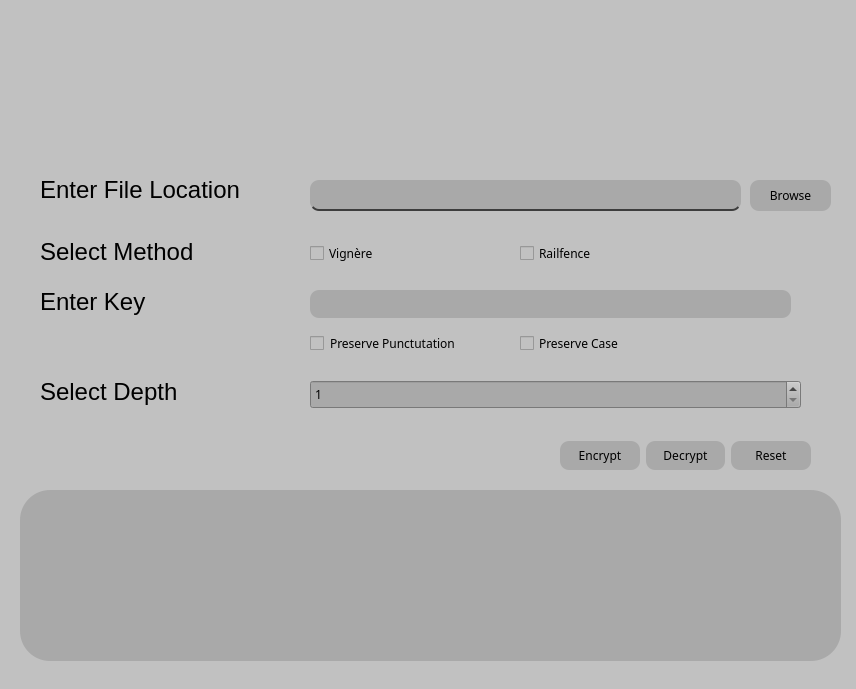
<?xml version="1.0" encoding="UTF-8"?>
<ui version="4.0">
 <class>SecondWindow</class>
 <widget class="QDialog" name="SecondWindow">
  <property name="geometry">
   <rect>
    <x>0</x>
    <y>0</y>
    <width>856</width>
    <height>689</height>
   </rect>
  </property>
  <property name="windowTitle">
   <string>Dialog</string>
  </property>
  <property name="styleSheet">
   <string notr="true">background-color: rgb(193, 193, 193);
</string>
  </property>
  <widget class="QTextEdit" name="textEdit">
   <property name="geometry">
    <rect>
     <x>20</x>
     <y>490</y>
     <width>821</width>
     <height>171</height>
    </rect>
   </property>
   <property name="font">
    <font>
     <family>Sans Serif Collection</family>
    </font>
   </property>
   <property name="styleSheet">
    <string notr="true">QTextEdit{
border-radius:30px;
background-color: rgb(169,169,169);
color:black;
}
QTextEdit:Hover {
background-color:rgb(98,98,98)
}</string>
   </property>
  </widget>
  <widget class="QLabel" name="logo">
   <property name="geometry">
    <rect>
     <x>10</x>
     <y>0</y>
     <width>311</width>
     <height>161</height>
    </rect>
   </property>
   <property name="text">
    <string/>
   </property>
   <property name="scaledContents">
    <bool>true</bool>
   </property>
  </widget>
  <widget class="QLineEdit" name="fileLocationLine">
   <property name="geometry">
    <rect>
     <x>310</x>
     <y>180</y>
     <width>431</width>
     <height>31</height>
    </rect>
   </property>
   <property name="font">
    <font>
     <family>Sans Serif Collection</family>
    </font>
   </property>
   <property name="styleSheet">
    <string notr="true">QLineEdit{
border-radius:9.19px;
background-color: rgb(169,169,169);
color:black;
border-bottom:1.8px solid rgb(61,61,61);
}
QLineEdit:Hover {
background-color:rgb(98,98,98)
}</string>
   </property>
  </widget>
  <widget class="QLabel" name="methodselectionLabel">
   <property name="geometry">
    <rect>
     <x>40</x>
     <y>230</y>
     <width>217</width>
     <height>44</height>
    </rect>
   </property>
   <property name="font">
    <font>
     <family>Arial</family>
     <pointsize>9</pointsize>
     <italic>false</italic>
     <bold>false</bold>
    </font>
   </property>
   <property name="styleSheet">
    <string notr="true">color:black;
font: 9pt &quot;Arial&quot;;
</string>
   </property>
   <property name="text">
    <string>&lt;html&gt;&lt;head/&gt;&lt;body&gt;&lt;p&gt;&lt;span style=&quot; font-size:18pt;&quot;&gt;Select Method&lt;/span&gt;&lt;/p&gt;&lt;/body&gt;&lt;/html&gt;</string>
   </property>
  </widget>
  <widget class="QLabel" name="label">
   <property name="geometry">
    <rect>
     <x>40</x>
     <y>170</y>
     <width>251</width>
     <height>41</height>
    </rect>
   </property>
   <property name="font">
    <font>
     <family>Arial</family>
     <pointsize>9</pointsize>
     <italic>false</italic>
     <bold>false</bold>
    </font>
   </property>
   <property name="styleSheet">
    <string notr="true">color:black;
font: 9pt &quot;Arial&quot;;</string>
   </property>
   <property name="text">
    <string>&lt;html&gt;&lt;head/&gt;&lt;body&gt;&lt;p&gt;&lt;span style=&quot; font-size:18pt;&quot;&gt;Enter File Location&lt;/span&gt;&lt;/p&gt;&lt;/body&gt;&lt;/html&gt;</string>
   </property>
  </widget>
  <widget class="QWidget" name="">
   <property name="geometry">
    <rect>
     <x>560</x>
     <y>440</y>
     <width>251</width>
     <height>31</height>
    </rect>
   </property>
   <layout class="QHBoxLayout" name="horizontalLayout">
    <item>
     <widget class="QPushButton" name="encryptButton">
      <property name="font">
       <font>
        <family>Sans Serif Collection</family>
       </font>
      </property>
      <property name="styleSheet">
       <string notr="true">QPushButton{border-radius:9.19px;
	background-color: rgb(98, 98, 98);
background-color: rgb(169,169,169);
color:black;
max-width:80px;
max-height:29px;
}

QPushButton:Hover {
background-color:rgb(98,98,98)
}

</string>
      </property>
      <property name="text">
       <string>Encrypt</string>
      </property>
     </widget>
    </item>
    <item>
     <widget class="QPushButton" name="decryptButton">
      <property name="font">
       <font>
        <family>Sans Serif Collection</family>
       </font>
      </property>
      <property name="styleSheet">
       <string notr="true">QPushButton{border-radius:9.19px;
	background-color: rgb(98, 98, 98);
background-color: rgb(169,169,169);
color:black;
max-width:80px;
max-height:29px;
}

QPushButton:Hover {
background-color:rgb(98,98,98)
}
</string>
      </property>
      <property name="text">
       <string>Decrypt</string>
      </property>
     </widget>
    </item>
    <item>
     <widget class="QPushButton" name="resetButtton">
      <property name="font">
       <font>
        <family>Sans Serif Collection</family>
       </font>
      </property>
      <property name="styleSheet">
       <string notr="true">QPushButton{border-radius:9.19px;
	background-color: rgb(98, 98, 98);
background-color: rgb(169,169,169);
color:black;
max-width:80px;
max-height:29px;
}

QPushButton:Hover {
background-color:rgb(98,98,98)
}

</string>
      </property>
      <property name="text">
       <string>Reset</string>
      </property>
     </widget>
    </item>
   </layout>
  </widget>
  <widget class="QCheckBox" name="railFenceCheckBox">
   <property name="geometry">
    <rect>
     <x>520</x>
     <y>240</y>
     <width>88</width>
     <height>26</height>
    </rect>
   </property>
   <property name="font">
    <font>
     <family>Sans Serif Collection</family>
    </font>
   </property>
   <property name="styleSheet">
    <string notr="true">color:black;
icon-color:black;</string>
   </property>
   <property name="text">
    <string>Railfence</string>
   </property>
  </widget>
  <widget class="QPushButton" name="browseButton">
   <property name="geometry">
    <rect>
     <x>750</x>
     <y>180</y>
     <width>81</width>
     <height>31</height>
    </rect>
   </property>
   <property name="font">
    <font>
     <family>Sans Serif Collection</family>
    </font>
   </property>
   <property name="styleSheet">
    <string notr="true">QPushButton{
border-radius:9.19px;
background-color: rgb(169,169,169);
color:black;
}
QPushButton:Hover{
background-color:rgb(98,98,98);
}


</string>
   </property>
   <property name="text">
    <string>Browse</string>
   </property>
  </widget>
  <widget class="QCheckBox" name="caseCheckBox">
   <property name="geometry">
    <rect>
     <x>520</x>
     <y>330</y>
     <width>121</width>
     <height>26</height>
    </rect>
   </property>
   <property name="font">
    <font>
     <family>Sans Serif Collection</family>
    </font>
   </property>
   <property name="styleSheet">
    <string notr="true">QCheckBox{
color:black;
}
QCheckBox:Hover{
background-color:rbg(98,98,98);

}</string>
   </property>
   <property name="text">
    <string>Preserve Case</string>
   </property>
  </widget>
  <widget class="QLabel" name="depthLabel">
   <property name="geometry">
    <rect>
     <x>40</x>
     <y>370</y>
     <width>187</width>
     <height>44</height>
    </rect>
   </property>
   <property name="font">
    <font>
     <family>Arial</family>
     <pointsize>9</pointsize>
     <italic>false</italic>
     <bold>false</bold>
    </font>
   </property>
   <property name="styleSheet">
    <string notr="true">color:black;
font: 9pt &quot;Arial&quot;;</string>
   </property>
   <property name="text">
    <string>&lt;html&gt;&lt;head/&gt;&lt;body&gt;&lt;p&gt;&lt;span style=&quot; font-size:18pt;&quot;&gt;Select Depth&lt;/span&gt;&lt;/p&gt;&lt;/body&gt;&lt;/html&gt;</string>
   </property>
  </widget>
  <widget class="QLineEdit" name="KeyLine">
   <property name="geometry">
    <rect>
     <x>310</x>
     <y>290</y>
     <width>481</width>
     <height>28</height>
    </rect>
   </property>
   <property name="font">
    <font>
     <family>Sans Serif Collection</family>
    </font>
   </property>
   <property name="styleSheet">
    <string notr="true">QLineEdit{
border-radius:9.19px;
background-color: rgb(169,169,169);
color:black;
}
QLineEdit:Hover{
background-color:rgb(97,97,97);
}

</string>
   </property>
  </widget>
  <widget class="QCheckBox" name="punctuationCheckBox">
   <property name="geometry">
    <rect>
     <x>310</x>
     <y>330</y>
     <width>171</width>
     <height>26</height>
    </rect>
   </property>
   <property name="font">
    <font>
     <family>Sans Serif Collection</family>
    </font>
   </property>
   <property name="styleSheet">
    <string notr="true">color:black;
border-radius:60px;
border:none;</string>
   </property>
   <property name="text">
    <string>Preserve Punctutation</string>
   </property>
  </widget>
  <widget class="QSpinBox" name="depthSpinBox">
   <property name="geometry">
    <rect>
     <x>310</x>
     <y>380</y>
     <width>491</width>
     <height>29</height>
    </rect>
   </property>
   <property name="font">
    <font>
     <family>Sans Serif Collection</family>
    </font>
   </property>
   <property name="styleSheet">
    <string notr="true">QSpinBox{
color:black;
background-color: rgb(169,169,169);
padding:0px;
}
QSpinBox:Hover {
background-color:rgb(98,98,98)
}</string>
   </property>
   <property name="minimum">
    <number>1</number>
   </property>
   <property name="maximum">
    <number>10</number>
   </property>
  </widget>
  <widget class="QLabel" name="keyLabel">
   <property name="geometry">
    <rect>
     <x>40</x>
     <y>280</y>
     <width>140</width>
     <height>44</height>
    </rect>
   </property>
   <property name="styleSheet">
    <string notr="true">color:black;
font: 9pt &quot;Arial&quot;;
</string>
   </property>
   <property name="text">
    <string>&lt;html&gt;&lt;head/&gt;&lt;body&gt;&lt;p&gt;&lt;span style=&quot; font-size:18pt;&quot;&gt;Enter Key&lt;/span&gt;&lt;/p&gt;&lt;/body&gt;&lt;/html&gt;</string>
   </property>
  </widget>
  <widget class="QCheckBox" name="vigenereCheckBox">
   <property name="geometry">
    <rect>
     <x>310</x>
     <y>240</y>
     <width>86</width>
     <height>26</height>
    </rect>
   </property>
   <property name="font">
    <font>
     <family>Sans Serif Collection</family>
    </font>
   </property>
   <property name="styleSheet">
    <string notr="true">color:black;
icon-color:black;</string>
   </property>
   <property name="text">
    <string>Vignère</string>
   </property>
  </widget>
 </widget>
 <resources/>
 <connections/>
</ui>
